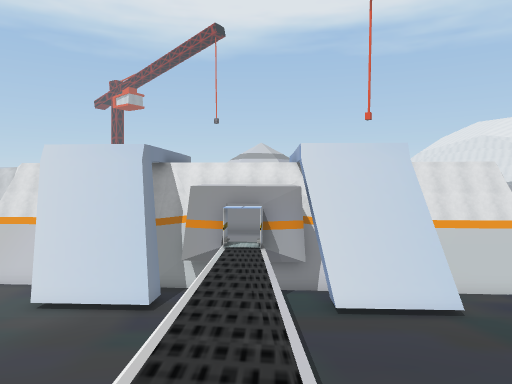
View 1 (above)

20 first-person views from a walk through a 3-D level made in the Unity game engine. The camera is 1.4 m above the floor, tilts 2° down and sees 70° across. The floor is counted in squares, 2 m on a side. Each view is taken from the middle of a square. On the plan, view 1 faces up. The plan holds only what a view shows up to about 11 squares ahead; the rest is blank. The place goes on beyond the plan. The player is left out. Door leaves are left out, so doorways stand open. Some surface patterns are stand-ins.

View 2
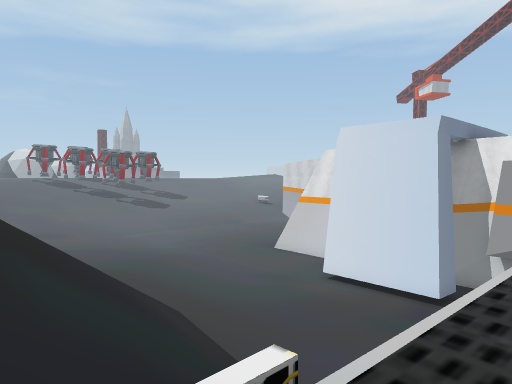

View 3
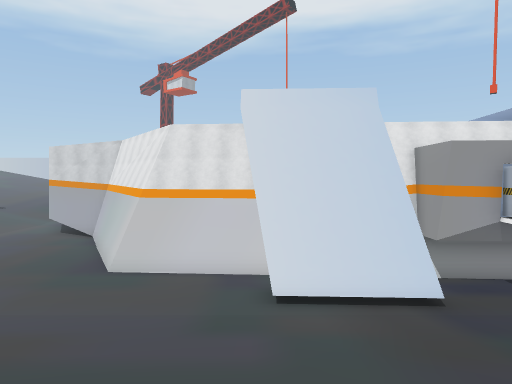

View 4
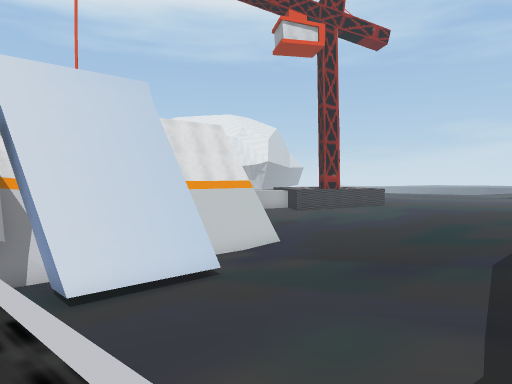

View 5
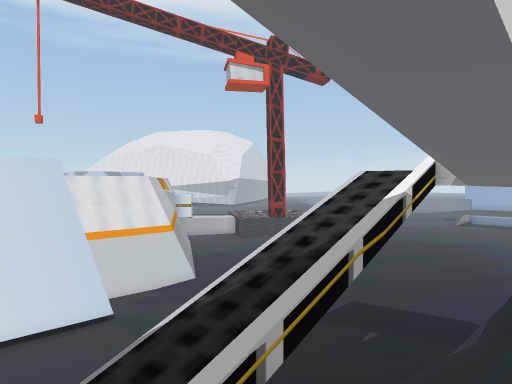

View 6
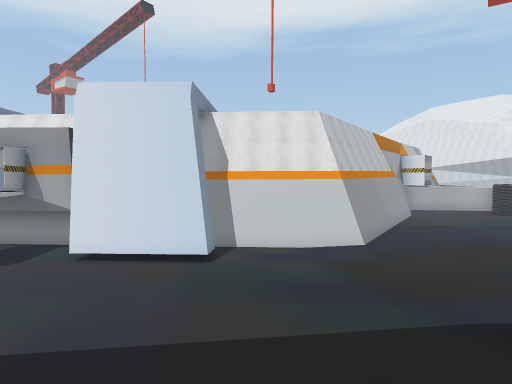

View 7
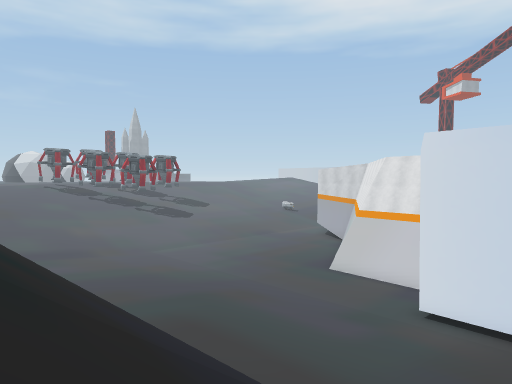

View 8
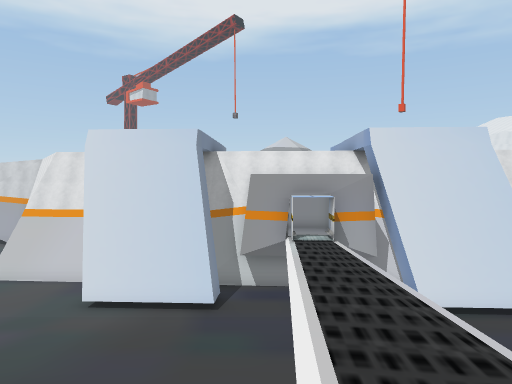

View 9
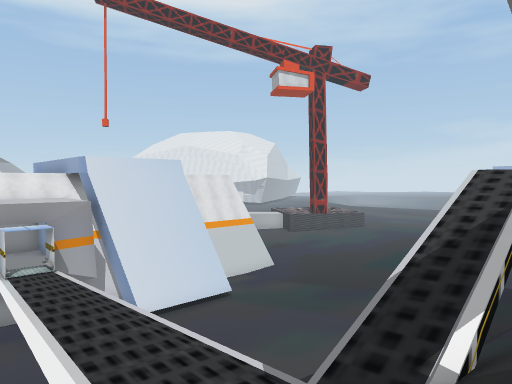

View 10
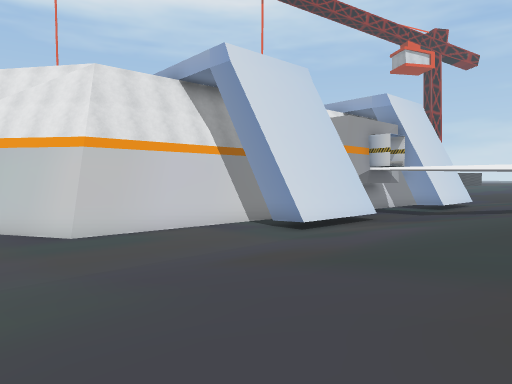

View 11
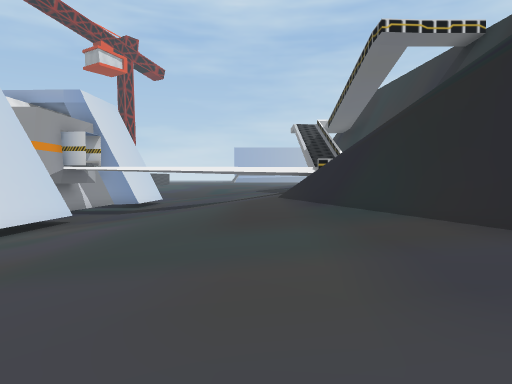

View 12
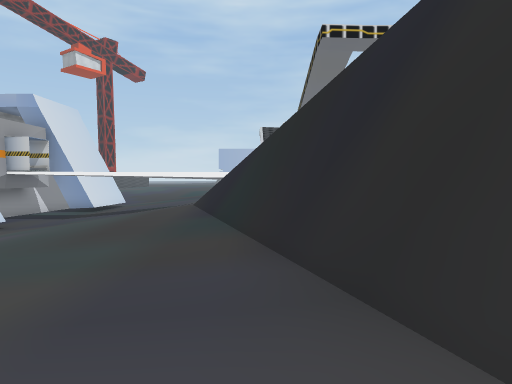

View 13
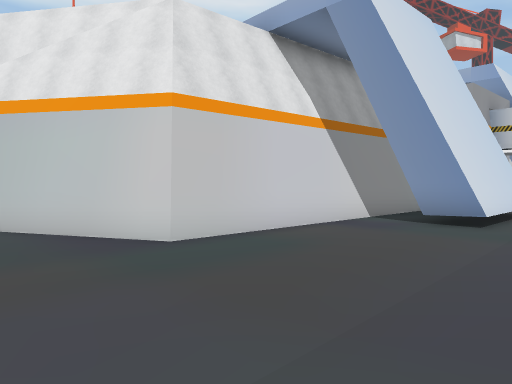

View 14
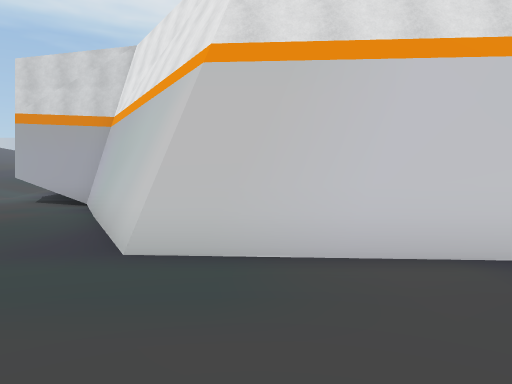

View 15
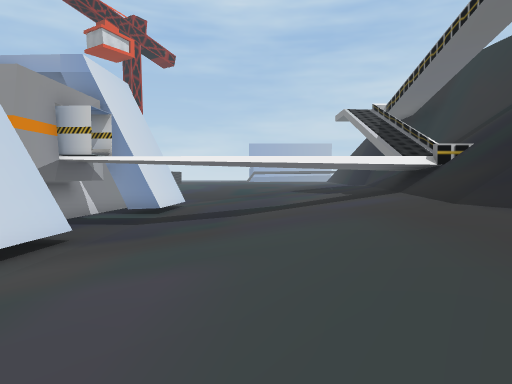

View 16
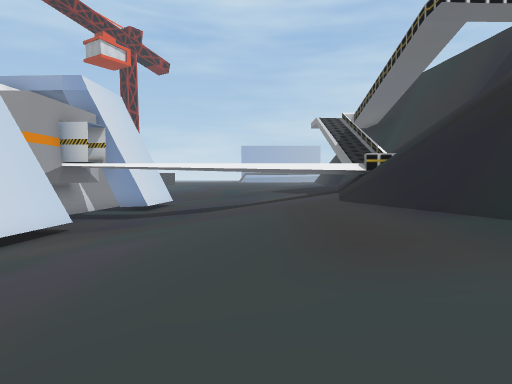

View 17
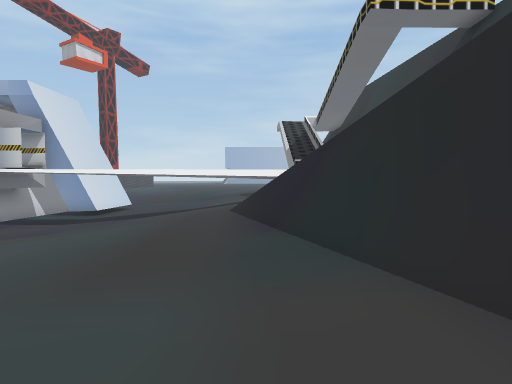

View 18
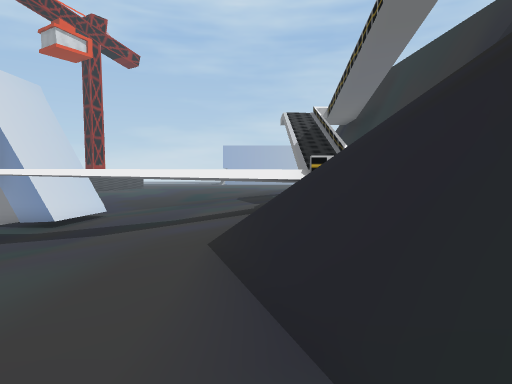

View 19
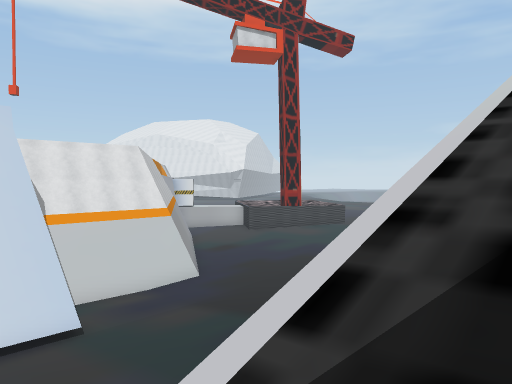

View 20
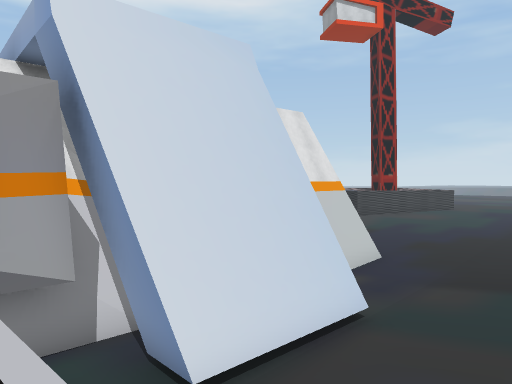

### Floor plan
Key: @ floor where view 1 was taken; # wall or solid block; . main floor; : floor 0.5 m higher than the main floor; + floor 1 m higher than the main floor; * floor 1.25 m higher than the main floor; % floor 1.75 m higher than the main floor; & floor 3.75 m higher than the main floor; / step, stairs or slope; D open door; = window, fence, low wall or low ledge; v drop or lower ground.
Columns run from 14 left of view 1 to 12 right of it. Each row starts with its distance up from view 1.
 19 ##
 18 .#
 17 .##
 16 ..#
 15 ..##
 14 ...######
 13 .......##  #######  ####
 12 ........#  #.DD...  ..###::
 11 ........####.DD..####....::
 10  ............//..####....::
  9 :::::::::::::/&::::::::::::
  8 ++++++++++++:&&::::::::::::
  7 +++++++++++++&&++++++++++++
  6 *****%%%%%***&&++++++++++++
  5 *%%%%%%%%%%%%&&**********++
  4  %%%%%%==///%&&%%%%********
  3 %%%%###//////&& //////%%%%%
  2  ####///////// /////////%%%
  1   vv////////////= /////##
  0        //  ///@/  //####
 -1             // /
 -2               ##

Where each view was taken, in squares from view 1:
view 1: 0 up, 0 right, facing up
view 2: 1 up, 0 right, facing up-left
view 3: 3 up, 7 left, facing up
view 4: 3 up, 0 right, facing up-right
view 5: 1 down, 1 right, facing up-right
view 6: 1 up, 7 right, facing up
view 7: 1 up, 3 left, facing up-left
view 8: 1 up, 2 left, facing up
view 9: 0 up, 3 left, facing up-right
view 10: 5 up, 14 left, facing up-right
view 11: 5 up, 14 left, facing right
view 12: 3 up, 14 left, facing right
view 13: 9 up, 14 left, facing up-right
view 14: 10 up, 10 left, facing up
view 15: 7 up, 10 left, facing right
view 16: 6 up, 12 left, facing right
view 17: 4 up, 12 left, facing right
view 18: 4 up, 9 left, facing right
view 19: 2 up, 3 right, facing up-right
view 20: 7 up, 0 right, facing up-right
